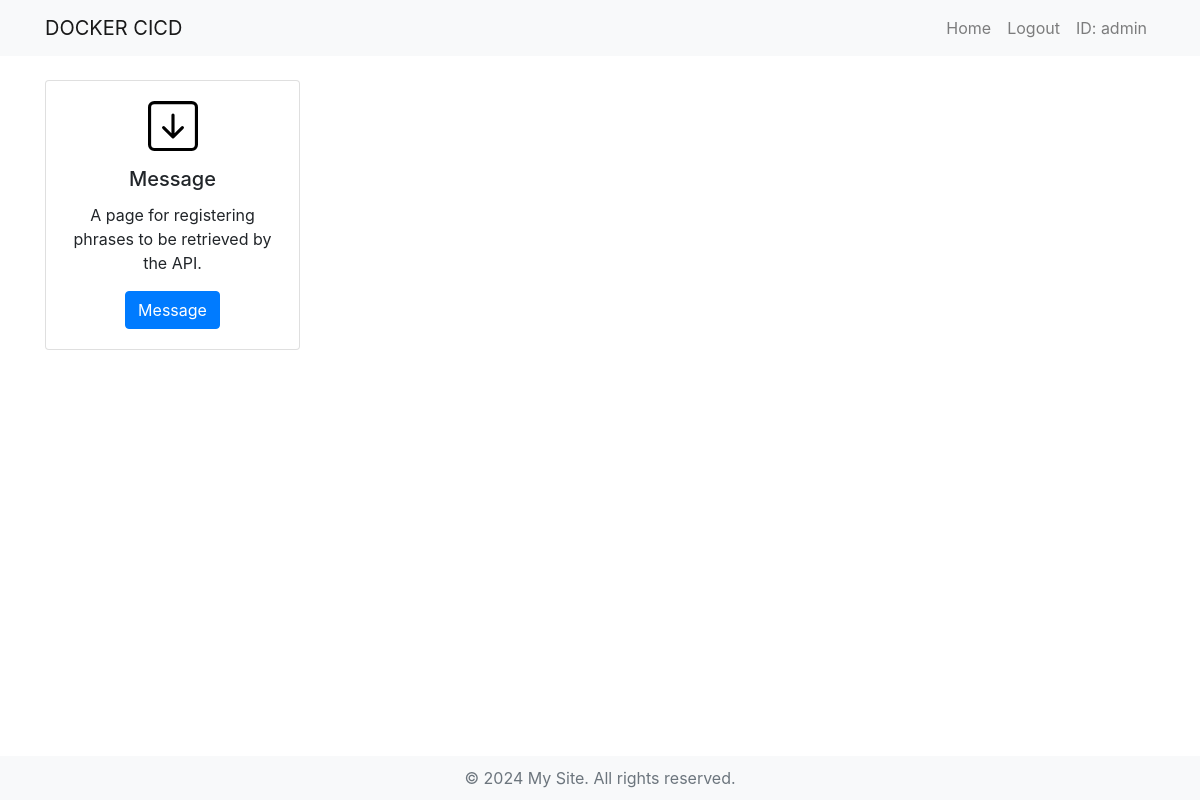
The app's page /docker-cicd/home/ (signed in) with its own data.
### dockercicdapp/models/page.py (models this page shows, shortened)
class Page(models.Model):
    icon = models.CharField(max_length=255, blank=True)
    title = models.CharField(max_length=255)
    description = models.TextField()
    url = models.CharField(max_length=255, default="home")
    show_on_home = models.BooleanField(default=False)

### dockercicdapp/views/views.py (the view)
# urls.py: path('home/', home_view, name='home'),
@login_required
def home_view(request):
    pages = Page.objects.filter(show_on_home = True)
    return render(request, 'home.html', {'pages': pages})

### templates/home.html (shortened to what this page needs)
{% extends 'base.html' %} {% block content %} {% load static %}
<div class="row">
  {% for page in pages %}
  <div class="col-lg-3 col-md-4 col-sm-6 col-xs-12 mb-4">
      <div class="card">
        <div class="card-body text-center">
          {% if page.icon %}
          <img src="{% static 'img/' %}{{ page.icon }}" class="mb-3" />
          {% endif %}
          <h5 class="card-title">{{ page.title }}</h5>
          <p class="card-text">{{ page.description }}</p>
          {% with page.url as url_name %}
                <a href="{% url url_name %}" class="btn btn-primary">{{ page.title }}</a>
          {% endwith %}
        </div>
      </div>
    </div>
    {% endfor %}
  </div>
  {% endblock %}

### templates/base.html (shortened to what this page needs)
<!DOCTYPE html>
<html lang="ja">
  <head>
    <link
      href="https://stackpath.bootstrapcdn.com/bootstrap/4.5.2/css/bootstrap.min.css"
      rel="stylesheet"
    />
    {% load static %}
    <link
      rel="stylesheet"
      type="text/css"
      href="{% static 'css/style.css' %}"
    />
  </head>
  <body>
    <nav class="navbar navbar-expand-lg navbar-light bg-light">
      <div class="container">
        <a class="navbar-brand" href="{% url 'home' %}">DOCKER CICD</a>
        <div class="collapse navbar-collapse" id="navbarNav">
          <ul class="navbar-nav ml-auto">
            <li class="nav-item">
              <a class="nav-link" href="{% url 'home' %}">Home</a>
            </li>
            {% if user.is_authenticated %}
            <li class="nav-item">
              <a class="nav-link" href="{% url 'logout' %}">Logout</a>
            </li>
            <li class="nav-item">
              <span class="nav-link">ID: {{ user.username }}</span>
            </li>
            {% else %}
            <li class="nav-item">
              <a class="nav-link" href="{% url 'login' %}">Login</a>
            </li>
            {% endif %}
          </ul>
        </div>
      </div>
    </nav>
    <main role="main" class="container py-4">
      {% block content %}{% endblock %}
    </main>
    <footer>© 2024 My Site. All rights reserved.</footer>
  </body>
</html>

### templates/base.html (style rules this page uses)
footer { background-color: #f8f9fa; color: #6c757d; text-align: center; padding: 10px; position: absolute; bottom: 0; width: 100%; }

### records on screen
Page: icon (picture), title "Message", description "A page for registering phrases to be retrieved by the API."

### other values on screen
{{ user.username }} "admin"
